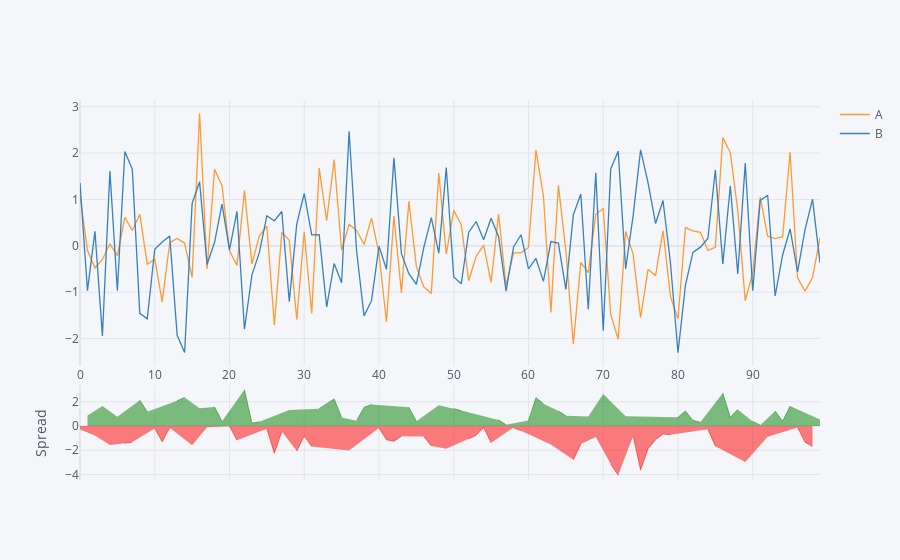

Notebook code for this chart:
### Markdown cell above
## Spread

### Code cell
df[['A','B']].iplot(kind='spread')

### Figure 1 — Plotly figure (JSON) as saved in the notebook; plotly's stock layout.template omitted (floating-point values rounded to 4 significant figures)
{"data": [{"line": {"color": "rgba(255, 153, 51, 1.0)", "dash": "solid", "shape": "linear", "width": 1.3}, "mode": "lines", "name": "A", "text": "", "type": "scatter", "x": [0, 1, 2, 3, 4, 5, 6, 7, 8, 9, 10, 11, 12, 13, 14, 15, 16, 17, 18, 19, 20, 21, 22, 23, 24, 25, 26, 27, 28, 29, 30, 31, 32, 33, 34, 35, 36, 37, 38, 39, 40, 41, 42, 43, 44, 45, 46, 47, 48, 49, 50, 51, 52, 53, 54, 55, 56, 57, 58, 59, 60, 61, 62, 63, 64, 65, 66, 67, 68, 69, 70, 71, 72, 73, 74, 75, 76, 77, 78, 79, 80, 81, 82, 83, 84, 85, 86, 87, 88, 89, 90, 91, 92, 93, 94, 95, 96, 97, 98, 99], "y": [1.08, -0.09639, -0.4778, -0.2942, 0.04213, -0.2124, 0.6158, 0.3299, 0.6814, -0.4016, -0.2851, -1.211, 0.06917, 0.1591, 0.05454, -0.681, 2.859, -0.5012, 1.65, 1.297, -0.1076, -0.4225, 1.195, -0.3957, 0.215, 0.4232, -1.707, 0.2887, 0.1171, -1.591, 0.2984, -1.46, 1.676, 0.5399, 1.859, -0.09166, 0.4607, 0.3342, 0.02791, 0.5974, -0.1624, -1.644, 0.6442, -1.015, 0.9595, -0.4454, -0.8865, -1.031, 1.568, -0.1805, 0.7648, 0.4559, -0.7529, -0.2282, 0.01464, -0.7893, 0.6859, -0.865, -0.1518, -0.1525, -0.03517, 2.066, 1.075, -1.439, 1.307, -0.09772, -2.122, -0.3581, -0.5794, 0.6788, 0.8037, -1.481, -2.018, 0.3102, -0.1791, -1.55, -0.5087, -0.6459, 0.3295, -1.096, -1.581, 0.3934, 0.3219, 0.2925, -0.1007, -0.03404, 2.333, 2.011, 0.7621, -1.186, -0.5828, 1.052, 0.2075, 0.1538, 0.1915, 2.018, -0.69, -0.9773, -0.6852, 0.1741]}, {"line": {"color": "rgba(55, 128, 191, 1.0)", "dash": "solid", "shape": "linear", "width": 1.3}, "mode": "lines", "name": "B", "text": "", "type": "scatter", "x": [0, 1, 2, 3, 4, 5, 6, 7, 8, 9, 10, 11, 12, 13, 14, 15, 16, 17, 18, 19, 20, 21, 22, 23, 24, 25, 26, 27, 28, 29, 30, 31, 32, 33, 34, 35, 36, 37, 38, 39, 40, 41, 42, 43, 44, 45, 46, 47, 48, 49, 50, 51, 52, 53, 54, 55, 56, 57, 58, 59, 60, 61, 62, 63, 64, 65, 66, 67, 68, 69, 70, 71, 72, 73, 74, 75, 76, 77, 78, 79, 80, 81, 82, 83, 84, 85, 86, 87, 88, 89, 90, 91, 92, 93, 94, 95, 96, 97, 98, 99], "y": [1.361, -0.9675, 0.3122, -1.945, 1.614, -0.9717, 2.033, 1.653, -1.458, -1.573, -0.07607, 0.08202, 0.2122, -1.93, -2.304, 0.9131, 1.38, -0.4047, 0.07601, 0.8976, -0.09004, 0.7409, -1.801, -0.6317, -0.1414, 0.6468, 0.5381, 0.7407, -1.204, 0.4728, 1.128, 0.2361, 0.2401, -1.319, -0.3819, -0.7977, 2.47, -0.1061, -1.512, -1.184, -0.01117, -0.5099, 1.897, -0.1699, -0.6015, -0.8318, -0.03299, 0.6063, -0.158, 1.688, -0.6713, -0.8203, 0.2882, 0.5243, 0.1286, 0.5945, 0.1961, -0.9772, -0.02307, 0.239, -0.4983, -0.2729, -0.767, 0.08972, 0.05661, -0.9436, 0.6673, 1.118, -1.376, 1.575, -1.833, 1.657, 2.043, -0.4992, 0.6501, 2.071, 1.356, 0.4813, 0.9781, -0.3823, -2.307, -0.85, -0.1418, -0.02901, 0.1569, 1.636, -0.391, 1.29, -0.6079, 1.788, -0.9677, 0.9801, 1.09, -1.082, -0.1984, 0.363, -0.5657, 0.3504, 1.005, -0.3705]}, {"connectgaps": false, "fill": "tozeroy", "line": {"color": "green", "dash": "solid", "shape": "linear", "width": 0.5}, "mode": "lines", "name": "Spread", "showlegend": false, "type": "scatter", "x": [0, 1, 2, 3, 4, 5, 6, 7, 8, 9, 10, 11, 12, 13, 14, 15, 16, 17, 18, 19, 20, 21, 22, 23, 24, 25, 26, 27, 28, 29, 30, 31, 32, 33, 34, 35, 36, 37, 38, 39, 40, 41, 42, 43, 44, 45, 46, 47, 48, 49, 50, 51, 52, 53, 54, 55, 56, 57, 58, 59, 60, 61, 62, 63, 64, 65, 66, 67, 68, 69, 70, 71, 72, 73, 74, 75, 76, 77, 78, 79, 80, 81, 82, 83, 84, 85, 86, 87, 88, 89, 90, 91, 92, 93, 94, 95, 96, 97, 98, 99], "xaxis": "x2", "y": ["", 0.8711, "", 1.651, "", 0.7593, "", "", 2.139, 1.172, "", "", "", 2.09, 2.359, "", 1.479, "", 1.574, 0.3992, "", "", 2.995, 0.236, 0.3564, "", "", "", 1.322, "", "", "", 1.436, 1.859, 2.241, 0.7061, "", 0.4403, 1.54, 1.782, "", "", "", "", 1.561, 0.3864, "", "", 1.726, "", 1.436, 1.276, "", "", "", "", 0.4898, 0.1122, "", "", 0.4631, 2.339, 1.842, "", 1.25, 0.8459, "", "", 0.7962, "", 2.637, "", "", 0.8094, "", "", "", "", "", "", 0.7263, 1.243, 0.4637, 0.3215, "", "", 2.724, 0.7214, 1.37, "", 0.3849, 0.07181, "", 1.236, 0.3899, 1.655, "", "", "", 0.5446], "yaxis": "y2"}, {"connectgaps": false, "fill": "tozeroy", "line": {"color": "red", "dash": "solid", "shape": "linear", "width": 0.5}, "mode": "lines", "name": "Spread", "showlegend": false, "type": "scatter", "x": [0, 1, 2, 3, 4, 5, 6, 7, 8, 9, 10, 11, 12, 13, 14, 15, 16, 17, 18, 19, 20, 21, 22, 23, 24, 25, 26, 27, 28, 29, 30, 31, 32, 33, 34, 35, 36, 37, 38, 39, 40, 41, 42, 43, 44, 45, 46, 47, 48, 49, 50, 51, 52, 53, 54, 55, 56, 57, 58, 59, 60, 61, 62, 63, 64, 65, 66, 67, 68, 69, 70, 71, 72, 73, 74, 75, 76, 77, 78, 79, 80, 81, 82, 83, 84, 85, 86, 87, 88, 89, 90, 91, 92, 93, 94, 95, 96, 97, 98, 99], "xaxis": "x2", "y": [-0.2807, "", -0.79, "", -1.571, "", -1.417, -1.323, "", "", -0.209, -1.294, -0.1431, "", "", -1.594, "", -0.09655, "", "", -0.01754, -1.163, "", "", "", -0.2236, -2.245, -0.452, "", -2.064, -0.8295, -1.696, "", "", "", "", -2.009, "", "", "", -0.1512, -1.134, -1.253, -0.8449, "", "", -0.8535, -1.637, "", -1.869, "", "", -1.041, -0.7526, -0.114, -1.384, "", "", -0.1287, -0.3915, "", "", "", -1.528, "", "", -2.789, -1.476, "", -0.8957, "", -3.138, -4.061, "", -0.8292, -3.621, -1.865, -1.127, -0.6486, -0.7139, "", "", "", "", -0.2577, -1.671, "", "", "", -2.974, "", "", -0.8827, "", "", "", -0.1243, -1.328, -1.691, ""], "yaxis": "y2"}], "layout": {"hovermode": "x", "legend": {"bgcolor": "#F5F6F9", "font": {"color": "#4D5663"}}, "paper_bgcolor": "#F5F6F9", "plot_bgcolor": "#F5F6F9", "title": {"font": {"color": "#4D5663"}}, "xaxis": {"gridcolor": "#E1E5ED", "showgrid": true, "tickfont": {"color": "#4D5663"}, "title": {"font": {"color": "#4D5663"}, "text": ""}, "zerolinecolor": "#E1E5ED"}, "xaxis2": {"anchor": "y2", "gridcolor": "#E1E5ED", "showgrid": true, "showticklabels": false, "tickfont": {"color": "#4D5663"}, "title": {"font": {"color": "#4D5663"}, "text": ""}, "zerolinecolor": "#E1E5ED"}, "yaxis": {"domain": [0.3, 1], "gridcolor": "#E1E5ED", "showgrid": true, "tickfont": {"color": "#4D5663"}, "title": {"font": {"color": "#4D5663"}, "text": ""}, "zerolinecolor": "#E1E5ED"}, "yaxis2": {"domain": [0, 0.25], "gridcolor": "#E1E5ED", "showgrid": true, "tickfont": {"color": "#4D5663"}, "title": {"font": {"color": "#4D5663"}, "text": "Spread"}, "zerolinecolor": "#E1E5ED"}}}
